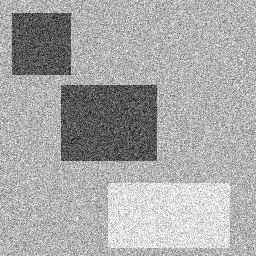
#> input picture A4/test_1.png, 256 x 256 px
$ python clustering.py
#> lines starting #> are read from the running program, lines starting #| are printed output that depends on the picture; long printed decimals are rounded
#> the answer given: test_1.png
#> the answer given: 3
#> the answer given: 3
# COMP3651
# Assignment 4
# K-Means
# Logan DiAdams

import numpy as np
import matplotlib.pyplot as plt
import cv2
import math

def show_image(image):
    plt.imshow(image.astype(np.uint8))
    plt.show()

def calc_distance(point1, point2):
    x = point1[0] - point2[0]
    y = point1[1] - point2[1]
    z = point1[2] - point2[2]
    return math.sqrt(x*x + y*y + z*z)

def find_clustered_points(data_values, centroid_list, K):
    print("Assigning points...")
    result = [[] for i in range(K)]
    for data in data_values:
        smallest = -1.0
        chosen_idx = -1
        for idx, centroid in enumerate(centroid_list):
            distance = calc_distance(data, centroid)
            if (smallest == -1 or distance < smallest):
                smallest = distance
                chosen_idx = idx
        result[chosen_idx].append(data)
    return result

def update_centroids(centroid_list, clustered_points, K):
    print("Updating centroids...")
    for cluster in range(K):
        points_cnt = len(clustered_points[cluster])
        if (points_cnt == 0):
            continue
        centroid_list[cluster] = [0, 0, 0]
        for point in clustered_points[cluster]:
            for idx in range(len(point)):
                centroid_list[cluster][idx] += point[idx]
        for idx in range(len(centroid_list[cluster])):
            centroid_list[cluster][idx] /= points_cnt

def run_k_means(img_name, K, iterations):
    # Read grayscale image
#> called with img_name = 'test_1.png', K = 3, iterations = 3
    image = cv2.imread(img_name, cv2.IMREAD_UNCHANGED)
#> image is the input picture: shape (256, 256, 3); min 0, max 255, mean 168.6
    image = cv2.cvtColor(image, cv2.IMREAD_GRAYSCALE)
#> image: shape (256, 256, 4)

    # Extract (x, y, brightness) from the image
    data_values = []
    for i in range(image.shape[0]):
        for j in range(image.shape[1]):
            data_values.append([i, j, image[i, j, 0]])
#> after the loop, data_values = 65536 items
    data_values = np.float32(data_values)
    print("Data Values shape:")
    print(data_values.shape)
#| (65536, 3)
    print("Data Values:")
    print(data_values)
#> (printed output is left out)

    # K-Means Algorithm
    centroid_list = []
    print("Initializing Centroids...")
    for i in range(K):
        centroid_list.append([
            np.random.randint(image.shape[0]),
            np.random.randint(image.shape[1]),
            np.random.randint(256)
        ])

    for i in range(iterations):
        print(f"Running Iteration #{i}...")
        clustered_points = find_clustered_points(data_values, centroid_list, K)
        if (i + 1 < iterations):
            update_centroids(centroid_list, clustered_points, K)

    print("Creating image visualization...")
    image_data_list = []
    id_counter_list = [0] * K
    for data in data_values:
        for cluster in range(K):
            id_counter = id_counter_list[cluster]
            if (id_counter < len(clustered_points[cluster]) and np.array_equal(data, clustered_points[cluster][id_counter])):
                alpha = round(centroid_list[cluster][2])
                image_data_list.append([alpha, alpha, alpha, 255])
                id_counter_list[cluster] += 1
                break
#> this loop made 65536 passes
#> data on passes 1 to 3: [0, 0, 185], [0, 1, 213], [0, 2, 166]
#> after the loop, id_counter_list = [26400, 30377, 8759]; image_data_list = 65536 items

    print("Final Centroid List:")
    print(np.array(centroid_list))
#| [[ 80.624  83.945  158.019]
#|  [173.584 168.921 195.357]
#|  [124.964 132.305  84.453]]
    image_data_list = np.array(image_data_list)
    segmented_image = image_data_list.reshape((image.shape))
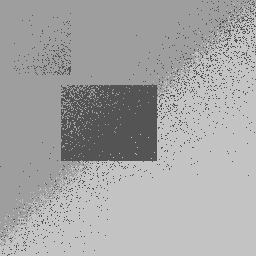
#> segmented_image: shape (256, 256, 4) int64; mean B, G, R, A 165.3, 165.3, 165.3, 255
    show_image(segmented_image)

def main():
    print("------------------")
    print("K-Means Clustering")
    print("------------------")
    img_name = input("Image name: ")
    K = int(input("K: "))
    iterations = int(input("Number of iterations: "))
    run_k_means(img_name, K, iterations)

if __name__ == "__main__":
    main()

$ run again, on A4/test_3.png
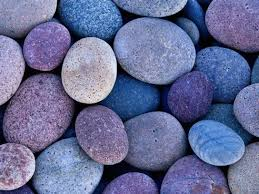
#> input picture A4/test_3.png, 259 x 194 px
#> in run_k_means, image is the input picture: shape (194, 259, 3); mean B, G, R 148.9, 107.7, 101.3
#> image: shape (194, 259, 4)
#> after the loop in run_k_means, `for i in range(image.shape[0]):`: data_values = 50246 items
#| (50246, 3)
#> (printed output is left out)
#> the loop in run_k_means, `for data in data_values:` made 50246 passes
#> data on passes 1 to 3: [0, 0, 176], [0, 1, 198], [0, 2, 196]
#> after the loop in run_k_means, `for data in data_values:`: id_counter_list = [15839, 20182, 14225]; image_data_list = 50246 items
#| [[133.017  88.937 117.024]
#|  [ 96.809 208.077 149.166]
#|  [ 59.153  71.164 180.924]]
#> in run_k_means, `segmented_image = image_data_list.reshape((image.shape))`:
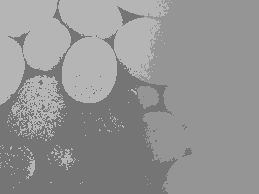
#> segmented_image: shape (194, 259, 4) int64; mean B, G, R, A 148, 148, 148, 255
